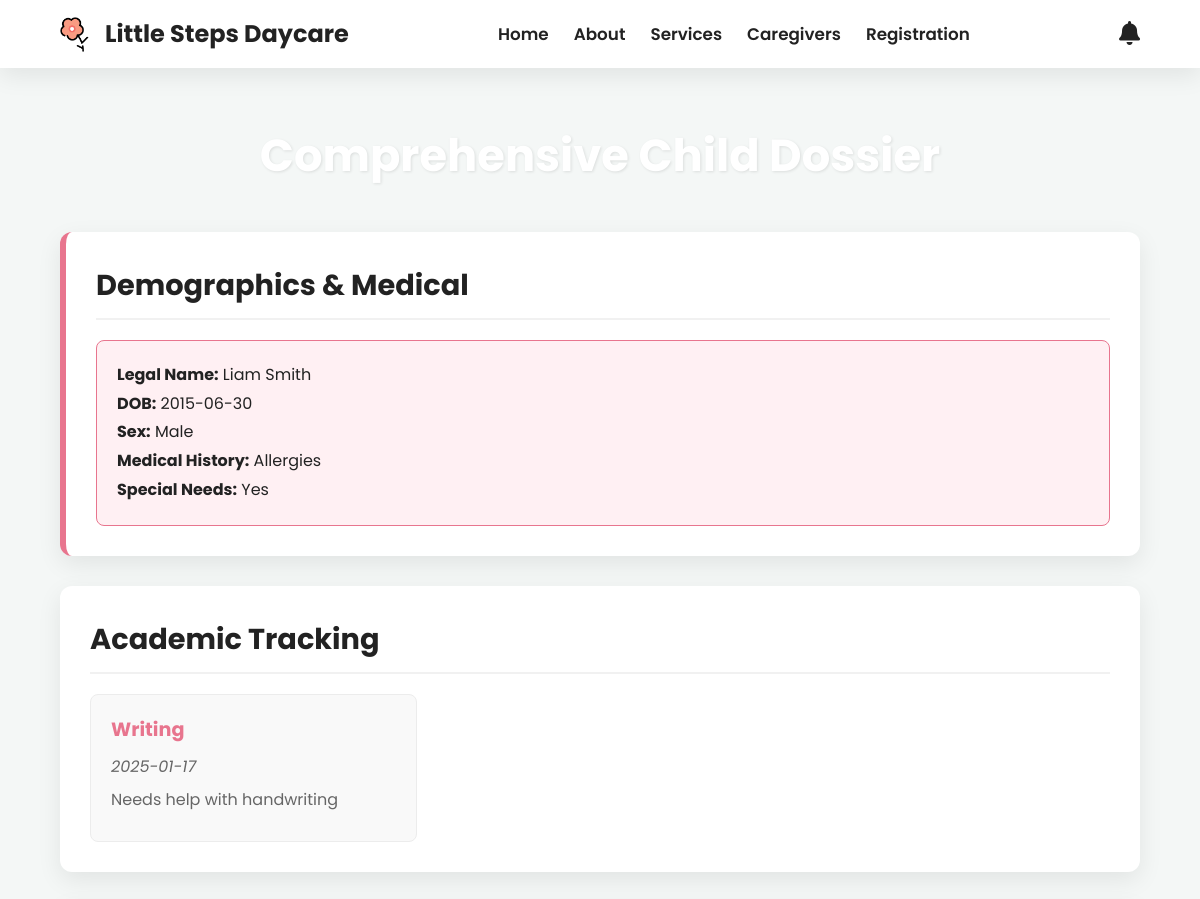
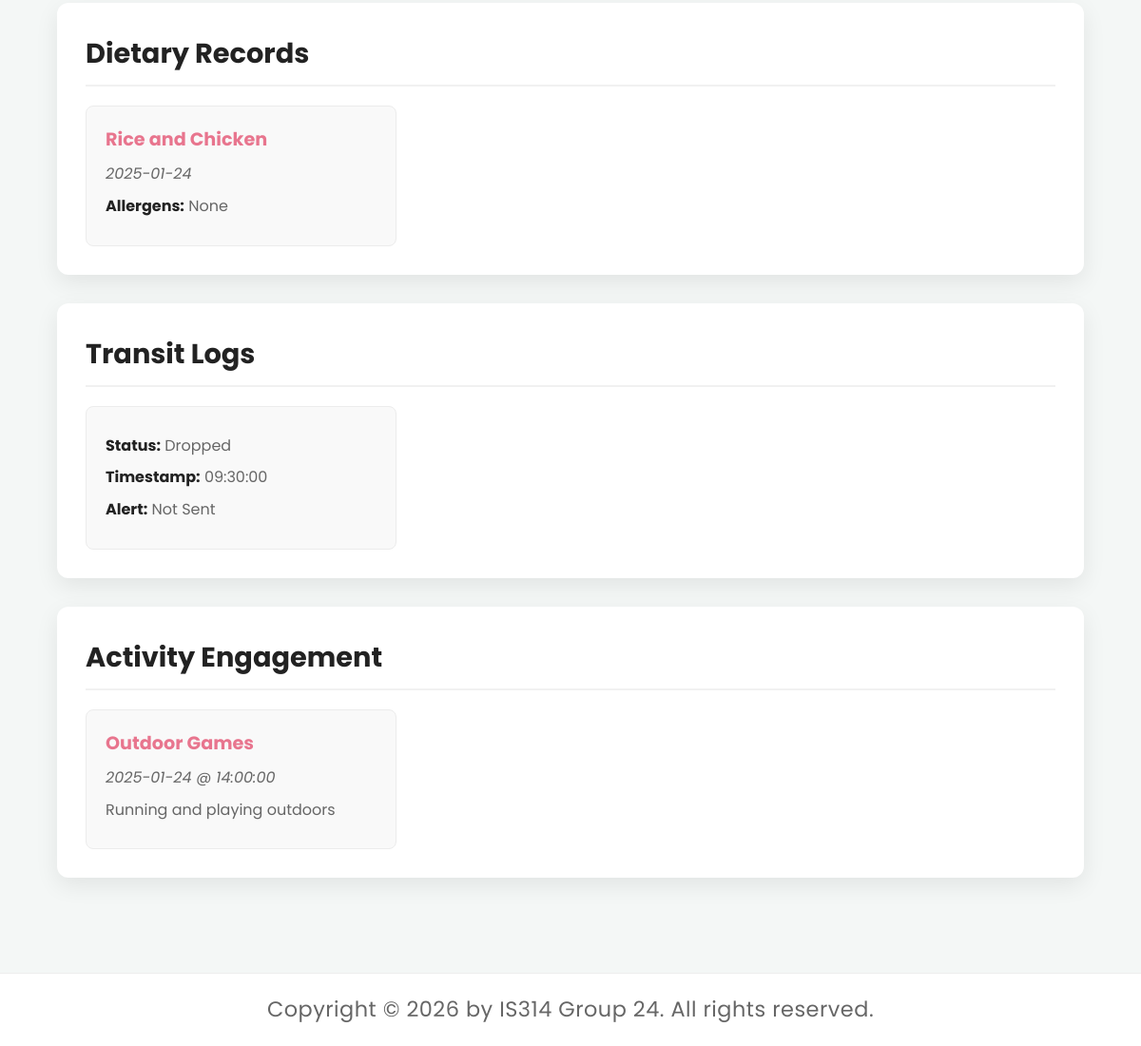
Screenshot of /child_profile.php with the database file from the repository (2 pictures, top to bottom).
### tables this page shows
CREATE TABLE `child` (
  `child_id` int(11) NOT NULL,
  `name` varchar(100) NOT NULL,
  `date_of_birth` date NOT NULL,
  `gender` enum('male','female') NOT NULL,
  `medical_history` text DEFAULT NULL,
  `special_needs` enum('Yes','No') NOT NULL,
  `user_id` int(11) NOT NULL,
  `child_image` varchar(255) DEFAULT NULL,
  `medical_records` varchar(255) DEFAULT NULL,
  `medical_reports` varchar(255) DEFAULT NULL,
  `birth_certificate` varchar(255) DEFAULT NULL
);

CREATE TABLE `learning` (
  `learning_id` int(11) NOT NULL,
  `learning_type` varchar(255) NOT NULL,
  `progress_notes` text DEFAULT NULL,
  `date` date NOT NULL,
  `child_id` int(11) NOT NULL
);

CREATE TABLE `meal` (
  `meal_id` int(11) NOT NULL,
  `meal_name` varchar(100) NOT NULL,
  `allergies` varchar(255) DEFAULT NULL,
  `date` date NOT NULL,
  `child_id` int(11) NOT NULL,
  `bill_id` int(11) DEFAULT NULL
);

CREATE TABLE `pickdrop` (
  `pickdrop_id` int(11) NOT NULL,
  `time` time NOT NULL,
  `status` enum('Picked','Dropped') NOT NULL,
  `notification_status` enum('Sent','Not Sent') NOT NULL,
  `child_id` int(11) NOT NULL
);

CREATE TABLE `activity` (
  `activity_id` int(11) NOT NULL,
  `activity_type` varchar(50) NOT NULL,
  `description` text NOT NULL,
  `date` date NOT NULL,
  `time` time NOT NULL,
  `child_id` int(11) NOT NULL
);

### child_profile.php (the view, shortened to what this page needs)
<?php
require_once 'config.php';
$targetChildId = $_GET['child_id'] ?? 4;
try {
    $kidQuery = $conn->prepare("SELECT * FROM child WHERE child_id = :id");
    $kidQuery->execute([':id' => $targetChildId]);
    $kidData = $kidQuery->fetch();
    $eduQuery = $conn->prepare("SELECT * FROM learning WHERE child_id = :id");
    $eduQuery->execute([':id' => $targetChildId]);
    $eduLogs = $eduQuery->fetchAll();
    $foodQuery = $conn->prepare("SELECT * FROM meal WHERE child_id = :id");
    $foodQuery->execute([':id' => $targetChildId]);
    $foodLogs = $foodQuery->fetchAll();
    $transitQuery = $conn->prepare("SELECT * FROM pickdrop WHERE child_id = :id");
    $transitQuery->execute([':id' => $targetChildId]);
    $transitLogs = $transitQuery->fetchAll();
    $actQuery = $conn->prepare("SELECT * FROM activity WHERE child_id = :id");
    $actQuery->execute([':id' => $targetChildId]);
    $actLogs = $actQuery->fetchAll();
} catch (PDOException $err) {
    die("Database transaction failed: " . $err->getMessage());
}
?>
<!DOCTYPE html>
<html lang="en">
<head>
    <link rel="stylesheet" href="assets/css/caregiver_profile.css">
    <link rel="stylesheet" href="assets/css/child_profile.css">
</head>
<body>
    <?php include 'header.php'; ?>
    <main class="profile-container">
        <h1 class="page-title" style="text-align:center;">Comprehensive Child Dossier</h1>
        <div class="dossier-layout">
            <section class="dossier-block highlight-block">
                <h2 class="block-title">Demographics & Medical</h2>
                <div class="data-grid">
                    <div class="data-card primary-card">
                        <ul style="list-style:none; padding:0; line-height:1.8;">
                            <li><strong>Legal Name:</strong> <?= htmlspecialchars($kidData['name']); ?></li>
                            <li><strong>DOB:</strong> <?= htmlspecialchars($kidData['date_of_birth']); ?></li>
                            <li><strong>Sex:</strong> <?= ucfirst(htmlspecialchars($kidData['gender'])); ?></li>
                            <li><strong>Medical History:</strong> <?= htmlspecialchars($kidData['medical_history'] ?: 'Clear'); ?></li>
                            <li><strong>Special Needs:</strong> <?= htmlspecialchars($kidData['special_needs']); ?></li>
                        </ul>
                    </div>
                </div>
            </section>
            <section class="dossier-block">
                <h2 class="block-title">Academic Tracking</h2>
                <div class="data-grid">
                    <?php if (count($eduLogs) > 0): ?>
                        <?php foreach ($eduLogs as $edu): ?>
                            <div class="data-card">
                                <h4><?= htmlspecialchars($edu['learning_type']); ?></h4>
                                <p><em><?= htmlspecialchars($edu['date']); ?></em></p>
                                <p><?= htmlspecialchars($edu['progress_notes']); ?></p>
                            </div>
                        <?php endforeach; ?>
                    <?php else: ?>
                        <p class="text-muted">No academic logs recorded yet.</p>
                    <?php endif; ?>
                </div>
            </section>
            <section class="dossier-block">
                <h2 class="block-title">Dietary Records</h2>
                <div class="data-grid">
                    <?php if (count($foodLogs) > 0): ?>
                        <?php foreach ($foodLogs as $meal): ?>
                            <div class="data-card">
                                <h4><?= htmlspecialchars($meal['meal_name']); ?></h4>
                                <p><em><?= htmlspecialchars($meal['date']); ?></em></p>
                                <p><strong>Allergens:</strong> <?= htmlspecialchars($meal['allergies'] ?: 'None'); ?></p>
                            </div>
                        <?php endforeach; ?>
                    <?php else: ?>
                        <p class="text-muted">No dietary logs recorded yet.</p>
                    <?php endif; ?>
                </div>
            </section>
            <section class="dossier-block">
                <h2 class="block-title">Transit Logs</h2>
                <div class="data-grid">
                    <?php if (count($transitLogs) > 0): ?>
                        <?php foreach ($transitLogs as $transit): ?>
                            <div class="data-card">
                                <p><strong>Status:</strong> <?= htmlspecialchars($transit['status']); ?></p>
                                <p><strong>Timestamp:</strong> <?= htmlspecialchars($transit['time']); ?></p>
                                <p><strong>Alert:</strong> <?= htmlspecialchars($transit['notification_status']); ?></p>
                            </div>
                        <?php endforeach; ?>
                    <?php else: ?>
                        <p class="text-muted">No transit logs available.</p>
                    <?php endif; ?>
                </div>
            </section>
            <section class="dossier-block">
                <h2 class="block-title">Activity Engagement</h2>
                <div class="data-grid">
                    <?php if (count($actLogs) > 0): ?>
                        <?php foreach ($actLogs as $act): ?>
                            <div class="data-card">
                                <h4><?= htmlspecialchars($act['activity_type']); ?></h4>
                                <p><em><?= htmlspecialchars($act['date']); ?> @ <?= htmlspecialchars($act['time']); ?></em></p>
                                <p><?= htmlspecialchars($act['description']); ?></p>
                            </div>
                        <?php endforeach; ?>
                    <?php else: ?>
                        <p class="text-muted">No activity data logged.</p>
                    <?php endif; ?>
                </div>
            </section>
        </div>
    </main>
    <?php include 'footer.php'; ?>
</body>
</html>

### assets/css/caregiver_profile.css (style rules this page uses)
:root { --brand-orange: #f8b450; --brand-pink: #e8758e; --text-dark: #222222; --text-light: #666666; --bg-white: #ffffff; --shadow-soft: 0 8px 25px rgba(0,0,0,0.08); }
body { background-color: #f4f7f6; }
.page-title { text-align: center; font-size: 2.8rem; color: var(--text-dark); margin-bottom: 30px; }

### assets/css/child_profile.css (style rules this page uses)
:root { --brand-orange: #f8b450; --brand-pink: #e8758e; --text-dark: #222222; --text-light: #666666; --bg-white: #ffffff; --shadow-soft: 0 8px 25px rgba(0,0,0,0.08); }
body { background-color: var(--brand-orange); }
.profile-container { padding: 120px 5% 60px; min-height: 100vh; }
.page-title { color: var(--bg-white); font-size: 2.8rem; text-shadow: 1px 1px 3px rgba(0,0,0,0.1); margin-bottom: 40px; }
.dossier-layout { max-width: 1100px; margin: 0 auto; display: flex; flex-direction: column; gap: 30px; }
.dossier-block { background: var(--bg-white); padding: 30px; border-radius: 12px; box-shadow: var(--shadow-soft); }
.highlight-block { border-left: 6px solid var(--brand-pink); }
.block-title { font-size: 1.8rem; color: var(--text-dark); margin-bottom: 20px; padding-bottom: 10px; border-bottom: 2px solid #f1f1f1; }
.data-grid { display: grid; grid-template-columns: repeat(auto-fill, minmax(280px, 1fr)); gap: 20px; }
.data-card { background: #f9f9f9; padding: 20px; border-radius: 8px; border: 1px solid #ececec; }
.primary-card { background: #fff0f3; border-color: var(--brand-pink); grid-column: 1 / -1; }
.data-card h4 { margin-top: 0; color: var(--brand-pink); font-size: 1.2rem; }
.data-card p { margin: 8px 0; color: var(--text-light); font-size: 1rem; }
.data-card strong { color: var(--text-dark); }

### assets/css/style.css (style rules this page uses)
:root { --brand-orange: #f8b450; --brand-pink: #e8758e; --text-dark: #222222; --text-light: #666666; --bg-surface: #ffffff; --bg-body: #f4f7f6; --shadow-soft: 0 8px 25px rgba(0,0,0,0.08); }
* { margin: 0; padding: 0; box-sizing: border-box; font-family: 'Poppins', sans-serif; outline: none; text-decoration: none; }
html { scroll-behavior: smooth; }
body { background-color: var(--bg-body); color: var(--text-dark); overflow-x: hidden; line-height: 1.6; }

### assets/css/footer.css (style rules this page uses)
html, body { height: 100%; display: flex; flex-direction: column; }
main, .container, .wrapper { flex: 1 0 auto; }

### rows the page displays
child: name "Liam Smith", date_of_birth "2015-06-30", gender "Male", medical_history "Allergies", special_needs "Yes"
learning: learning_type "Writing", date "2025-01-17", progress_notes "Needs help with handwriting"
meal: meal_name "Rice and Chicken", date "2025-01-24", allergies "None"
pickdrop: status "Dropped", time "09:30:00", notification_status "Not Sent"
activity: activity_type "Outdoor Games", date "2025-01-24", time "14:00:00", description "Running and playing outdoors"
